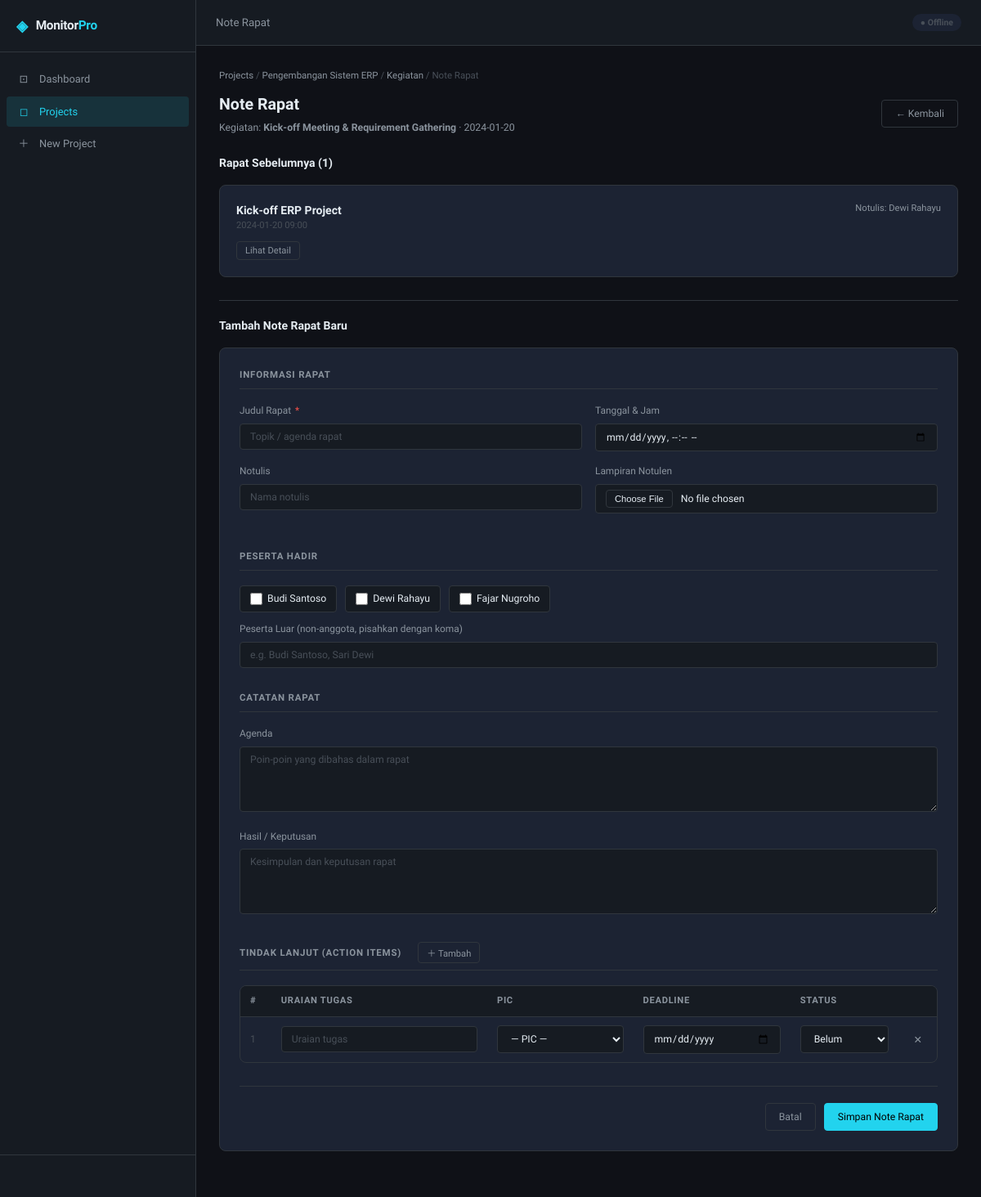
The page /meeting/activity/4 on the database its author committed.
### tables this page shows
CREATE TABLE projects (
    id          INTEGER PRIMARY KEY AUTOINCREMENT,
    kode        TEXT UNIQUE NOT NULL,
    judul       TEXT NOT NULL,
    pic         TEXT,
    start_date  DATE,
    end_date    DATE,
    status      TEXT DEFAULT 'planning',
    prioritas   TEXT DEFAULT 'medium',
    klien       TEXT,
    deskripsi   TEXT,
    progress    INTEGER DEFAULT 0,
    created_at  DATETIME DEFAULT CURRENT_TIMESTAMP,
    updated_at  DATETIME DEFAULT CURRENT_TIMESTAMP
);

CREATE TABLE activities (
    id          INTEGER PRIMARY KEY AUTOINCREMENT,
    project_id  INTEGER REFERENCES projects(id) ON DELETE CASCADE,
    nama        TEXT NOT NULL,
    tanggal     DATE,
    jam_mulai   TIME,
    jam_selesai TIME,
    durasi      INTEGER,
    pelaksana   TEXT,
    lokasi      TEXT,
    output      TEXT,
    status      TEXT DEFAULT 'pending',
    catatan     TEXT,
    created_at  DATETIME DEFAULT CURRENT_TIMESTAMP
);

CREATE TABLE meeting_notes (
    id           INTEGER PRIMARY KEY AUTOINCREMENT,
    activity_id  INTEGER REFERENCES activities(id) ON DELETE CASCADE,
    judul        TEXT NOT NULL,
    tanggal      DATETIME,
    notulis      TEXT,
    agenda       TEXT,
    hasil        TEXT,
    lampiran     TEXT,
    created_at   DATETIME DEFAULT CURRENT_TIMESTAMP
);

CREATE TABLE members (
    id          INTEGER PRIMARY KEY AUTOINCREMENT,
    project_id  INTEGER REFERENCES projects(id) ON DELETE CASCADE,
    nama        TEXT NOT NULL,
    aktif       INTEGER DEFAULT 1
);

### routes/meeting.py (the view, shortened to what this page needs)
@bp.route('/activity/<int:aid>', methods=['GET', 'POST'])
def meeting_note(aid):
    conn = get_db()
    activity = conn.execute("""
        SELECT a.*, p.judul as project_judul, p.id as project_id
        FROM activities a JOIN projects p ON a.project_id = p.id
        WHERE a.id = ?
    """, (aid,)).fetchone()
    if not activity:
        conn.close()
        return 'Activity not found', 404
    members = [dict(r) for r in conn.execute(
        "SELECT * FROM members WHERE project_id = ? AND aktif = 1 ORDER BY nama",
        (activity['project_id'],)
    ).fetchall()]
    notes = [dict(r) for r in conn.execute(
        "SELECT * FROM meeting_notes WHERE activity_id = ? ORDER BY created_at DESC", (aid,)
    ).fetchall()]
    conn.close()
    return render_template(
        'meeting/note.html',
        activity=dict(activity),
        members=members,
        notes=notes,
        active_page='projects',
    )

### database.py (called while the page is built)
def get_db():
    conn = sqlite3.connect(current_app.config['DATABASE'])
    conn.row_factory = sqlite3.Row
    conn.execute("PRAGMA foreign_keys = ON")
    conn.execute("PRAGMA journal_mode = WAL")
    return conn

### templates/meeting/note.html (shortened to what this page needs)
{% extends "base.html" %}
{% block head %}
<link rel="stylesheet" href="{{ url_for('static', filename='css/form.css') }}">
{% endblock %}
{% block topbar_title %}Note Rapat{% endblock %}
{% block content %}
<div class="breadcrumb">
  <a href="{{ url_for('project.list_projects') }}">Projects</a> /
  <a href="{{ url_for('project.project_detail', id=activity.project_id) }}">{{ activity.project_judul }}</a> /
  <a href="{{ url_for('activity.activity_table', pid=activity.project_id) }}">Kegiatan</a> /
  Note Rapat
</div>
<div class="page-header" style="margin-top:12px">
  <div>
    <h1>Note Rapat</h1>
    <p style="color:var(--text-secondary);font-size:.88rem;margin-top:4px">
      Kegiatan: <strong>{{ activity.nama }}</strong>
      {% if activity.tanggal %} · {{ activity.tanggal }}{% endif %}
    </p>
  </div>
  <a href="{{ url_for('project.project_detail', id=activity.project_id) }}" class="btn btn-secondary">← Kembali</a>
</div>
{% if notes %}
<div class="section">
  <div class="section-header"><span class="section-title">Rapat Sebelumnya ({{ notes|length }})</span></div>
  <div style="display:flex;flex-direction:column;gap:12px">
    {% for n in notes %}
    <div class="card" id="note-{{ n.id }}">
      <div style="display:flex;justify-content:space-between;align-items:flex-start;margin-bottom:10px">
        <div>
          <div style="font-weight:600;font-size:1rem">{{ n.judul }}</div>
          {% if n.tanggal %}<div style="font-size:.8rem;color:var(--text-muted)">{{ n.tanggal }}</div>{% endif %}
        </div>
        {% if n.notulis %}
        <span style="font-size:.8rem;color:var(--text-secondary)">Notulis: {{ n.notulis }}</span>
        {% endif %}
      </div>
      <button class="btn btn-secondary btn-sm" onclick="loadNoteDetail({{ n.id }}, this)">Lihat Detail</button>
    </div>
    {% endfor %}
  </div>
</div>
<hr class="divider">
{% endif %}
<div class="section">
  <div class="section-header"><span class="section-title">Tambah Note Rapat Baru</span></div>
  <form method="POST" enctype="multipart/form-data" class="form-card">
    <div class="form-section">
      <div class="form-section-title">Informasi Rapat</div>
      <div class="form-grid-2">
        <div class="form-group">
          <label class="form-label">Judul Rapat <span class="required">*</span></label>
          <input class="form-control" type="text" name="judul" required placeholder="Topik / agenda rapat">
        </div>
        <div class="form-group">
          <label class="form-label">Tanggal & Jam</label>
          <input class="form-control" type="datetime-local" name="tanggal">
        </div>
      </div>
      <div class="form-grid-2">
        <div class="form-group">
          <label class="form-label">Notulis</label>
          <input class="form-control" type="text" name="notulis" placeholder="Nama notulis" list="member-list">
        </div>
        <div class="form-group">
          <label class="form-label">Lampiran Notulen</label>
          <input class="form-control" type="file" name="lampiran" accept=".pdf,.docx,.xlsx,.doc,.png,.jpg">
        </div>
      </div>
    </div>
    <div class="form-section">
      <div class="form-section-title">Peserta Hadir</div>
      <div style="display:flex;flex-wrap:wrap;gap:10px;margin-bottom:12px" id="attendee-list">
        {% for m in members %}
        <label style="display:flex;align-items:center;gap:6px;cursor:pointer;background:var(--bg-secondary);border:1px solid var(--border);border-radius:var(--radius-sm);padding:6px 12px;font-size:.875rem">
          <input type="checkbox" name="attendee_ids[]" value="{{ m.id }}">
          {{ m.nama }}
        </label>
        {% endfor %}
      </div>
      <div class="form-group">
        <label class="form-label">Peserta Luar (non-anggota, pisahkan dengan koma)</label>
        <input class="form-control" id="manual-attendees" placeholder="e.g. Budi Santoso, Sari Dewi">
      </div>
    </div>
    <div class="form-section">
      <div class="form-section-title">Catatan Rapat</div>
      <div class="form-group">
        <label class="form-label">Agenda</label>
        <textarea class="form-control" name="agenda" rows="4" placeholder="Poin-poin yang dibahas dalam rapat"></textarea>
      </div>
      <div class="form-group">
        <label class="form-label">Hasil / Keputusan</label>
        <textarea class="form-control" name="hasil" rows="4" placeholder="Kesimpulan dan keputusan rapat"></textarea>
      </div>
    </div>
    <div class="form-section">
      <div class="form-section-title">
        Tindak Lanjut (Action Items)
        <button type="button" class="btn btn-secondary btn-sm" id="add-action-btn" style="margin-left:12px">＋ Tambah</button>
      </div>
      <div class="table-wrap" style="margin-top:12px">
        <table>
          <thead>
            <tr><th>#</th><th>Uraian Tugas</th><th>PIC</th><th>Deadline</th><th>Status</th><th style="width:40px"></th></tr>
          </thead>
          <tbody id="action-tbody">
          </tbody>
        </table>
      </div>
    </div>
    <div class="form-actions">
      <a href="{{ url_for('project.project_detail', id=activity.project_id) }}" class="btn btn-secondary">Batal</a>
      <button type="submit" class="btn btn-primary">Simpan Note Rapat</button>
    </div>
  </form>
</div>
{% endblock %}

### static/css/main.css (style rules this page uses)
:root { --bg-primary: #0f1117; --bg-secondary: #161b22; --bg-card: #1c2333; --bg-hover: #21262d; --border: #30363d; --border-light: #21262d; --text-primary: #e6edf3; --text-secondary:#8b949e; --text-muted: #484f58; --accent: #22d3ee; --accent-hover: #06b6d4; --accent-dim: rgba(34,211,238,.12); --success: #3fb950; --success-dim: rgba(63,185,80,.15); --warning: #d29922; --warning-dim: rgba(210,153,34,.15); --danger: #f85149; --danger-dim: rgba(248,81,73,.15); --navy: #1e2d3d; --sidebar-w: 240px; --topbar-h: 56px; --radius: 8px; --radius-sm: 4px; --shadow: 0 4px 24px rgba(0,0,0,.4); --font: 'Geist', system-ui, sans-serif; --font-mono: 'Geist Mono', monospace; }
*, *::before, *::after { box-sizing: border-box; margin: 0; padding: 0; }
html { font-size: 14px; }
body { font-family: var(--font); background: var(--bg-primary); color: var(--text-primary); min-height: 100vh; line-height: 1.5; }
a { color: var(--accent); text-decoration: none; }
h1 { font-size: 1.5rem; font-weight: 600; }
.card { background: var(--bg-card); border: 1px solid var(--border); border-radius: var(--radius); padding: 20px; }
.btn { display: inline-flex; align-items: center; gap: 6px; padding: 7px 16px; border-radius: var(--radius-sm); font-size: .875rem; font-weight: 500; cursor: pointer; border: 1px solid transparent; transition: background .15s, border-color .15s, color .15s; font-family: var(--font); white-space: nowrap; }
.btn-primary { background: var(--accent); color: #000; border-color: var(--accent); }
.btn-secondary { background: transparent; color: var(--text-secondary); border-color: var(--border); }
.btn-sm { padding: 4px 10px; font-size: .8rem; }
.table-wrap { overflow-x: auto; border-radius: var(--radius); border: 1px solid var(--border); }
table { width: 100%; border-collapse: collapse; font-size: .875rem; }
thead { background: var(--bg-secondary); }
th { padding: 10px 12px; text-align: left; font-weight: 600; font-size: .8rem; text-transform: uppercase; letter-spacing: .06em; color: var(--text-secondary); white-space: nowrap; border-bottom: 1px solid var(--border); }
.form-group { margin-bottom: 16px; }
.form-label { display: block; margin-bottom: 6px; font-size: .85rem; font-weight: 500; color: var(--text-secondary); }
.form-control { width: 100%; padding: 8px 12px; background: var(--bg-secondary); border: 1px solid var(--border); border-radius: var(--radius-sm); color: var(--text-primary); font-size: .875rem; font-family: var(--font); transition: border-color .15s; outline: none; }
.form-control::placeholder { color: var(--text-muted); }
textarea.form-control { resize: vertical; min-height: 80px; }
.page-header { display: flex; align-items: center; justify-content: space-between; margin-bottom: 24px; flex-wrap: wrap; gap: 12px; }
.page-header h1 { font-size: 1.4rem; }
.breadcrumb { font-size: .82rem; color: var(--text-muted); margin-bottom: 4px; }
.breadcrumb a { color: var(--text-secondary); }
.section { margin-bottom: 28px; }
.section-header { display: flex; align-items: center; justify-content: space-between; margin-bottom: 16px; }
.section-title { font-size: 1rem; font-weight: 600; color: var(--text-primary); }
.divider { border: none; border-top: 1px solid var(--border); margin: 20px 0; }

### static/css/form.css (style rules this page uses)
.form-card { background: var(--bg-card); border: 1px solid var(--border); border-radius: var(--radius); padding: 24px; max-width: 960px; }
.form-section { margin-bottom: 28px; }
.form-section-title { font-size: .82rem; font-weight: 700; text-transform: uppercase; letter-spacing: .07em; color: var(--text-secondary); border-bottom: 1px solid var(--border); padding-bottom: 8px; margin-bottom: 18px; display: flex; align-items: center; gap: 8px; }
.form-grid-2 { display: grid; grid-template-columns: 1fr 1fr; gap: 16px; }
.form-actions { display: flex; gap: 10px; justify-content: flex-end; border-top: 1px solid var(--border); padding-top: 20px; margin-top: 8px; }
.required { color: var(--danger); margin-left: 2px; }
input[type="file"].form-control { padding: 6px 12px; cursor: pointer; }
input[type="checkbox"] { accent-color: var(--accent); width: 15px; height: 15px; cursor: pointer; }

### rows shown on the page
projects: project_judul "Pengembangan Sistem ERP"
activities: nama "Kick-off Meeting & Requirement Gathering", tanggal "2024-01-20"
meeting_notes: judul "Kick-off ERP Project", tanggal "2024-01-20 09:00", notulis "Dewi Rahayu"
members: nama "Budi Santoso"
members: nama "Dewi Rahayu"
members: nama "Fajar Nugroho"

### other values the page prints
{{ notes|length }} "1"
